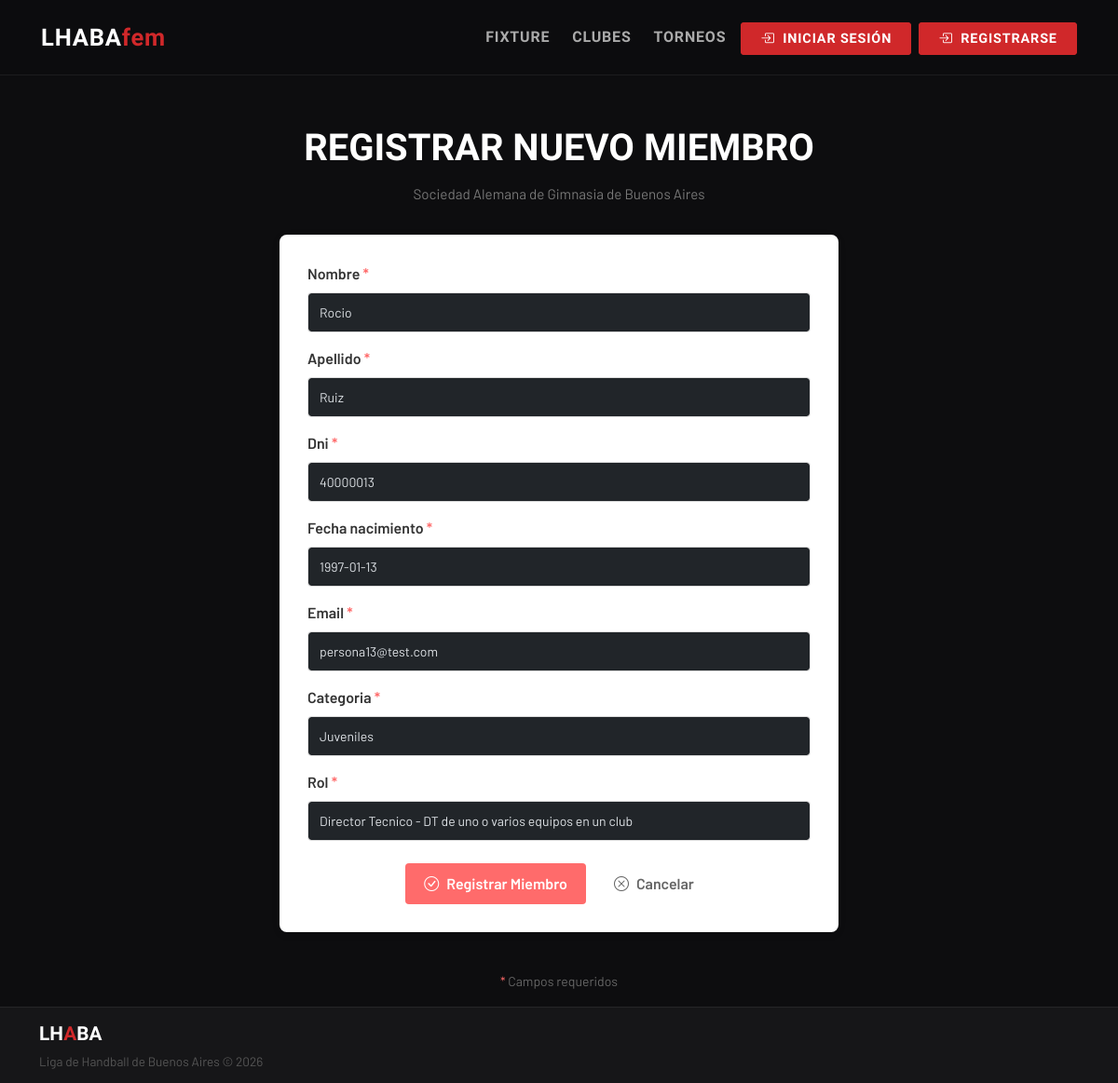
Page /clubes/SAGB/equipos/actualizar_persona/13/ on the committed database.
### clubes/models.py (models this page shows, shortened)
class ClubesRegistrados(models.Model):
    id = models.AutoField(primary_key=True)
    nombre_siglas = models.CharField(unique=True)
    nombre_completo = models.CharField()
    nombre_corto = models.CharField(max_length=30,null=True)
    localidad = models.CharField()
    email = models.EmailField()
    fecha_ingreso = models.DateField(auto_now_add=True)

class Persona(models.Model):
    id_persona = models.AutoField(primary_key=True)
    nombre = models.CharField(max_length=50)
    apellido = models.CharField(max_length=50)
    dni = models.CharField(max_length=15, unique=True)
    fecha_nacimiento = models.DateField()
    email = models.EmailField(null=True, blank=True)

class PersonaRol(models.Model):
    persona = models.ForeignKey(Persona, on_delete=models.CASCADE)
    club = models.ForeignKey(ClubesRegistrados, on_delete=models.CASCADE)
    rol = models.ForeignKey(Rol, on_delete=models.PROTECT)
    categoria = models.ForeignKey(Categoria, on_delete=models.PROTECT)
    fecha_ingreso = models.DateField(auto_now_add=True)
    fecha_cambio = models.DateField(null=True)

class Rol(models.Model):
    id_rol = models.AutoField(primary_key=True)
    rol = models.CharField(max_length=30)
    descripcion = models.CharField(max_length=80,null=True)
    def __str__(self):
        if self.descripcion:
            mensaje = f"{self.rol} - {self.descripcion}"
        else:
            mensaje = f"{self.rol}"
        return mensaje

### clubes/views.py (the view)
# urls.py: path("clubes/<nombre_siglas>/equipos/actualizar_persona/<int:persona_id>/", actualizar_persona, name="actualizar_persona"),
def actualizar_persona(request, nombre_siglas, persona_id):
    club = get_object_or_404(ClubesRegistrados, nombre_siglas=nombre_siglas)
    persona = get_object_or_404(Persona, id_persona=persona_id)
    persona_rol = get_object_or_404(PersonaRol, persona=persona, club=club)
    if request.method == "POST":
        persona_form = PersonaForm(request.POST, instance=persona)
        rol_form = PersonaRolForm(request.POST, instance=persona_rol)
        if persona_form.is_valid() and rol_form.is_valid():
            persona_form.save()
            rol_form.save()
            return redirect('equipos_detalle', nombre_siglas=nombre_siglas)
    else:
        persona_form = PersonaForm(instance=persona)
        rol_form = PersonaRolForm(instance=persona_rol)
    contexto = {
        "club": club,
        "persona_form": persona_form,
        "rol_form": rol_form
    }
    return render(request, "clubes/actualizar_persona.html", contexto)

### clubes/forms.py
class PersonaForm(forms.ModelForm):
    class Meta:
        model = Persona
        fields = ("nombre","apellido","dni","fecha_nacimiento","email")
        widgets = {
            "nombre": forms.TextInput(attrs={'class':'form-control'}),
            "apellido": forms.TextInput(attrs={'class':'form-control'}),
            "dni": forms.TextInput(attrs={'class':'form-control'}),
            "fecha_nacimiento": forms.DateInput(attrs={
                'class':'form-control',
                'type':'text',
                'placeholder':'dd/mm/aaaa'
            }),
            "email": forms.EmailInput(attrs={'class':'form-control'}),
        }
    def __init__(self, *args, **kwargs):
        super().__init__(*args, **kwargs)
        self.fields['fecha_nacimiento'].input_formats = ['%d/%m/%Y', '%Y-%m-%d']

class PersonaRolForm(forms.ModelForm):
    class Meta:
        model = PersonaRol
        fields = ("categoria", "rol")
        widgets = {
            "categoria": forms.Select(attrs={'class':'form-control'}),
            "rol": forms.Select(attrs={'class':'form-control'}),
        }

### clubes/models.py (called while the page is built)
    def __str__(self):
        return f"{self.nombre_categoria}"

### clubes/templates/clubes/actualizar_persona.html (shortened to what this page needs)
{% extends 'index.html' %}
{% block princ_content %}
  <div class="container-xl">
    <div class="page-header">
      <div class="page-title">Registrar Nuevo Miembro</div>
      <div class="page-subtitle">{{ club.nombre_completo }}</div>
    </div>
    <div class="form-container" style="max-width: 600px; margin: 0 auto;">
      <form method="POST" class="form-persona">
        <div class="form-group mb-3">
          <label for="{{ persona_form.nombre.id_for_label }}" class="form-label">
            {{ persona_form.nombre.label }} <span style="color: #ff6b6b;">*</span>
          </label>
          {{ persona_form.nombre }}
        </div>
        <div class="form-group mb-3">
          <label for="{{ persona_form.apellido.id_for_label }}" class="form-label">
            {{ persona_form.apellido.label }} <span style="color: #ff6b6b;">*</span>
          </label>
          {{ persona_form.apellido }}
        </div>
        <div class="form-group mb-3">
          <label for="{{ persona_form.dni.id_for_label }}" class="form-label">
            {{ persona_form.dni.label }} <span style="color: #ff6b6b;">*</span>
          </label>
          {{ persona_form.dni }}
        </div>
        <div class="form-group mb-3">
        <label for="{{ persona_form.fecha_nacimiento.id_for_label }}" class="form-label">
            {{ persona_form.fecha_nacimiento.label }} <span style="color: #ff6b6b;">*</span>
        </label>
        {{ persona_form.fecha_nacimiento }}
        </div>
        <div class="form-group mb-3">
          <label for="{{ persona_form.email.id_for_label }}" class="form-label">
            {{ persona_form.email.label }} <span style="color: #ff6b6b;">*</span>
          </label>
          {{ persona_form.email }}
        </div>
        <div class="form-group mb-3">
          <label for="{{ rol_form.categoria.id_for_label }}" class="form-label">
            {{ rol_form.categoria.label }} <span style="color: #ff6b6b;">*</span>
          </label>
          {{ rol_form.categoria }}
        </div>
        <div class="form-group mb-4">
          <label for="{{ rol_form.rol.id_for_label }}" class="form-label">
            {{ rol_form.rol.label }} <span style="color: #ff6b6b;">*</span>
          </label>
          {{ rol_form.rol }}
        </div>
        <div class="form-actions" style="display: flex; gap: 10px; justify-content: center;">
          <button type="submit" class="btn btn-danger">
            <i class="bi bi-check-circle"></i> Registrar Miembro
          </button>
          <a href="{% url 'equipos_detalle' club.nombre_siglas %}" class="btn btn-outline-secondary">
            <i class="bi bi-x-circle"></i> Cancelar
          </a>
        </div>
      </form>
    </div>
    <div style="text-align: center; margin-top: 40px; color: #666;">
      <p><small><span style="color: #ff6b6b;">*</span> Campos requeridos</small></p>
    </div>
  </div>
{% endblock %}

### templates/index.html (style rules this page uses)
:root { --lhaba-red: #D0282A; --lhaba-red-dark: #A01E20; --lhaba-gold: #E8A020; --bg-dark: #0D0D0F; --bg-card: #161618; --bg-card-hover: #1E1E22; --border-subtle: rgba(255,255,255,0.07); }
* { box-sizing: border-box; }
body { background-color: var(--bg-dark); font-family: 'Barlow', sans-serif; color: #E0E0E0; min-height: 100vh; overflow-x: hidden; display: flex; flex-direction: column; }
html, body { height: 100%; }
.page-header { padding: 3rem 0 2rem; text-align: center; }
.page-title { font-family: 'Barlow Condensed', sans-serif; font-weight: 800; font-size: 2.8rem; text-transform: uppercase; color: #fff; }
.page-subtitle { color: #777; margin-top: 0.5rem; font-size: 0.95rem; }
.page-title { font-family: 'Barlow Condensed', sans-serif; font-weight: 800; font-size: 2.5rem; text-transform: uppercase; color: #fff; }
.container-xl { position: relative; z-index: 1; }

### clubes/templates/clubes/actualizar_persona.html (style rules this page uses)
.form-container { background: #fff; padding: 30px; border-radius: 8px; box-shadow: 0 2px 8px rgba(0, 0, 0, 0.1); }
.form-group { display: flex; flex-direction: column; }
.form-label { font-weight: 600; margin-bottom: 8px; color: #333; }
.form-control { padding: 10px 12px; border: 1px solid #ddd; border-radius: 4px; font-size: 14px; transition: border-color 0.3s; font-family: inherit; }
.form-actions button, .form-actions a { padding: 10px 20px; font-weight: 600; border-radius: 4px; border: none; cursor: pointer; transition: all 0.3s; text-decoration: none; display: inline-flex; align-items: center; gap: 8px; }
.btn-danger { background-color: #ff6b6b; color: white; }
.btn-outline-secondary { background-color: transparent; color: #666; border: 1px solid #ddd; }

### rows in the picture
ClubesRegistrados: nombre_completo "Sociedad Alemana de Gimnasia de Buenos Aires"
Persona: nombre "Rocio", apellido "Ruiz", dni "40000013", fecha_nacimiento "1997-01-13", email "persona13@test.com"
PersonaRol: categoria "Juveniles"
Rol: rol "Director Tecnico - DT de uno o varios equipos en un club"

### other values in the picture
{{ persona_form.nombre.label }} "Nombre"
{{ persona_form.apellido.label }} "Apellido"
{{ persona_form.dni.label }} "Dni"
{{ persona_form.fecha_nacimiento.label }} "Fecha nacimiento"
{{ persona_form.email.label }} "Email"
{{ rol_form.categoria.label }} "Categoria"
{{ rol_form.rol.label }} "Rol"
